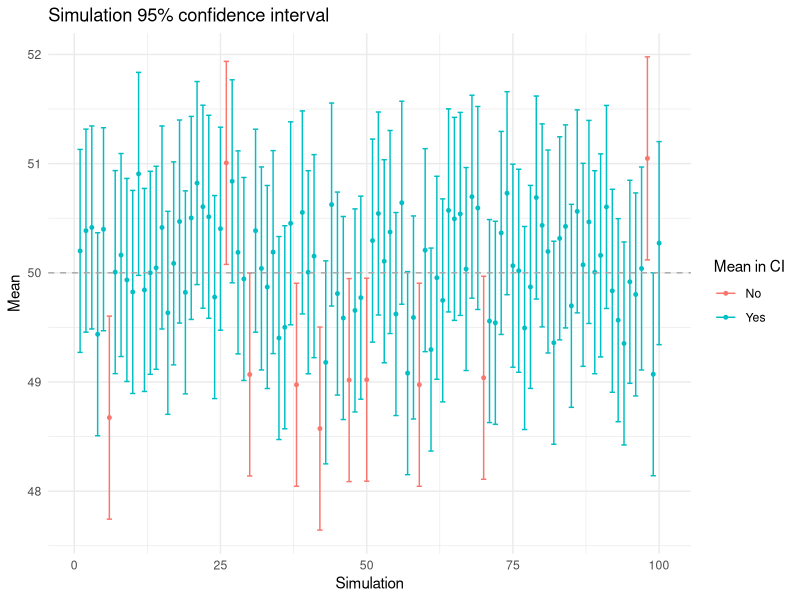

The R script that drew this image:
#markup2020 - exercise 1 - monte carlo simulation
#vivian baars

library(tidyverse)
library(ggplot2)

set.seed(208)

samples <- matrix(NA, 1000, 100)
for (i in 1:100){
  samples[,i] <- rnorm(1000, 50, 15)
}

means <- colMeans(samples)
bias <- abs(means - 50)
n <- nrow(samples)
se <- 15 / sqrt(n)
ub <- means + 1.96 * se
lb <- means - 1.96 * se
results <- as_tibble(cbind(means, bias, lb, ub))
results <- results %>%
  mutate(mean_in_ci = lb < 50 & ub > 50)
colMeans(results)

(table <- results[!results$mean_in_ci,])

ggplot(results, aes(y = means, x = 1:100, colour = mean_in_ci)) +
  geom_point(size = 1) +
  geom_errorbar(aes(ymin = lb, ymax = ub)) +
  theme_minimal() +
  scale_colour_discrete(name = "Mean in CI", labels = c("No", "Yes")) +
  labs(x = "Simulation", y = "Mean", title = "Simulation 95% confidence interval") +
  geom_hline(yintercept = 50, size = 0.5, linetype = "dashed", colour = "darkgrey")
